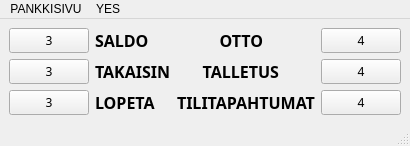
<?xml version="1.0" encoding="UTF-8"?>
<ui version="4.0">
 <class>pankkiSivu</class>
 <widget class="QMainWindow" name="pankkiSivu">
  <property name="geometry">
   <rect>
    <x>0</x>
    <y>0</y>
    <width>410</width>
    <height>144</height>
   </rect>
  </property>
  <property name="windowTitle">
   <string>MainWindow</string>
  </property>
  <widget class="QWidget" name="centralwidget">
   <layout class="QHBoxLayout" name="horizontalLayout">
    <item>
     <layout class="QFormLayout" name="formLayout">
      <item row="0" column="1">
       <widget class="QLabel" name="SALDO_LB">
        <property name="font">
         <font>
          <family>Source Code Pro</family>
          <pointsize>12</pointsize>
          <bold>true</bold>
         </font>
        </property>
        <property name="text">
         <string>SALDO</string>
        </property>
       </widget>
      </item>
      <item row="1" column="1">
       <widget class="QLabel" name="TAKAISIN_LB">
        <property name="font">
         <font>
          <family>Source Code Pro</family>
          <pointsize>12</pointsize>
          <bold>true</bold>
         </font>
        </property>
        <property name="text">
         <string>TAKAISIN</string>
        </property>
       </widget>
      </item>
      <item row="2" column="1">
       <widget class="QLabel" name="LOPETA_LB">
        <property name="font">
         <font>
          <family>Source Code Pro</family>
          <pointsize>12</pointsize>
          <bold>true</bold>
         </font>
        </property>
        <property name="text">
         <string>LOPETA</string>
        </property>
       </widget>
      </item>
      <item row="2" column="0">
       <widget class="QPushButton" name="LOPETA_LB_2">
        <property name="font">
         <font>
          <family>Webdings</family>
         </font>
        </property>
        <property name="text">
         <string>3</string>
        </property>
       </widget>
      </item>
      <item row="1" column="0">
       <widget class="QPushButton" name="TAKAISIN_BT">
        <property name="font">
         <font>
          <family>Webdings</family>
         </font>
        </property>
        <property name="text">
         <string>3</string>
        </property>
       </widget>
      </item>
      <item row="0" column="0">
       <widget class="QPushButton" name="SALDO_BT">
        <property name="font">
         <font>
          <family>Webdings</family>
         </font>
        </property>
        <property name="text">
         <string>3</string>
        </property>
       </widget>
      </item>
     </layout>
    </item>
    <item>
     <layout class="QFormLayout" name="formLayout_2">
      <item row="0" column="1">
       <widget class="QPushButton" name="OTTO_BT">
        <property name="font">
         <font>
          <family>Webdings</family>
         </font>
        </property>
        <property name="text">
         <string>4</string>
        </property>
       </widget>
      </item>
      <item row="1" column="1">
       <widget class="QPushButton" name="TALLETUS_BT">
        <property name="font">
         <font>
          <family>Webdings</family>
         </font>
        </property>
        <property name="text">
         <string>4</string>
        </property>
       </widget>
      </item>
      <item row="2" column="1">
       <widget class="QPushButton" name="TILITAPAHTUMAT_BT">
        <property name="font">
         <font>
          <family>Webdings</family>
         </font>
        </property>
        <property name="text">
         <string>4</string>
        </property>
       </widget>
      </item>
      <item row="0" column="0">
       <widget class="QLabel" name="OTTO_LB">
        <property name="maximumSize">
         <size>
          <width>16777215</width>
          <height>16777215</height>
         </size>
        </property>
        <property name="font">
         <font>
          <family>Source Code Pro</family>
          <pointsize>12</pointsize>
          <bold>true</bold>
         </font>
        </property>
        <property name="layoutDirection">
         <enum>Qt::LeftToRight</enum>
        </property>
        <property name="text">
         <string>          OTTO</string>
        </property>
        <property name="alignment">
         <set>Qt::AlignRight|Qt::AlignTrailing|Qt::AlignVCenter</set>
        </property>
       </widget>
      </item>
      <item row="1" column="0">
       <widget class="QLabel" name="TALLETUS_LB">
        <property name="font">
         <font>
          <family>Source Code Pro</family>
          <pointsize>12</pointsize>
          <bold>true</bold>
         </font>
        </property>
        <property name="layoutDirection">
         <enum>Qt::RightToLeft</enum>
        </property>
        <property name="text">
         <string>      TALLETUS</string>
        </property>
        <property name="alignment">
         <set>Qt::AlignRight|Qt::AlignTrailing|Qt::AlignVCenter</set>
        </property>
       </widget>
      </item>
      <item row="2" column="0">
       <widget class="QLabel" name="TILITAPAHTUMAT_LB">
        <property name="font">
         <font>
          <family>Source Code Pro</family>
          <pointsize>12</pointsize>
          <bold>true</bold>
         </font>
        </property>
        <property name="text">
         <string>TILITAPAHTUMAT</string>
        </property>
       </widget>
      </item>
     </layout>
    </item>
   </layout>
  </widget>
  <widget class="QMenuBar" name="menubar">
   <property name="geometry">
    <rect>
     <x>0</x>
     <y>0</y>
     <width>410</width>
     <height>22</height>
    </rect>
   </property>
   <widget class="QMenu" name="menuPANKKISIVU">
    <property name="title">
     <string>PANKKISIVU</string>
    </property>
   </widget>
   <widget class="QMenu" name="menuYES">
    <property name="title">
     <string>YES</string>
    </property>
   </widget>
   <addaction name="menuPANKKISIVU"/>
   <addaction name="menuYES"/>
  </widget>
  <widget class="QStatusBar" name="statusbar"/>
 </widget>
 <resources/>
 <connections/>
</ui>
